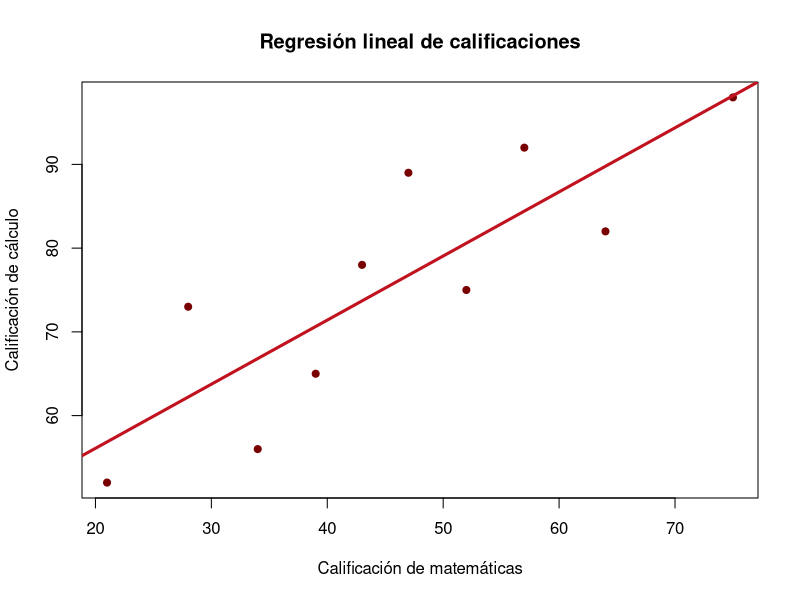
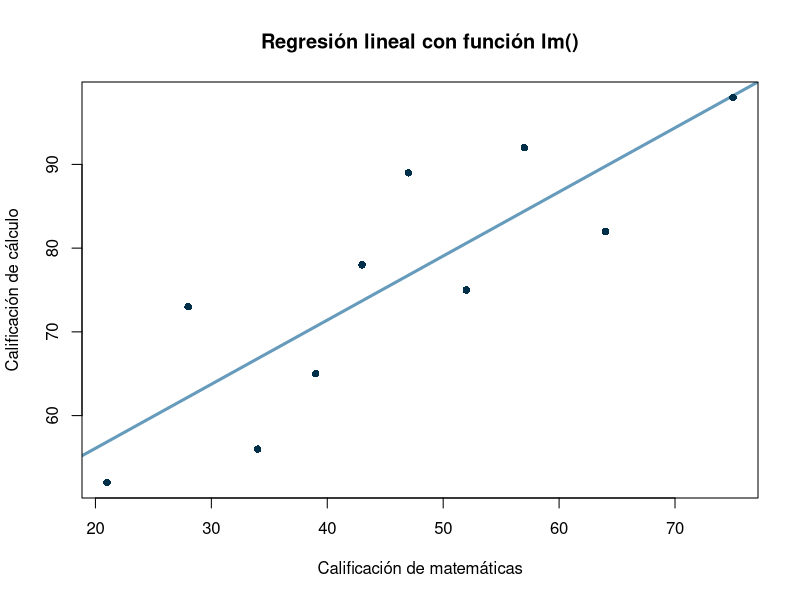
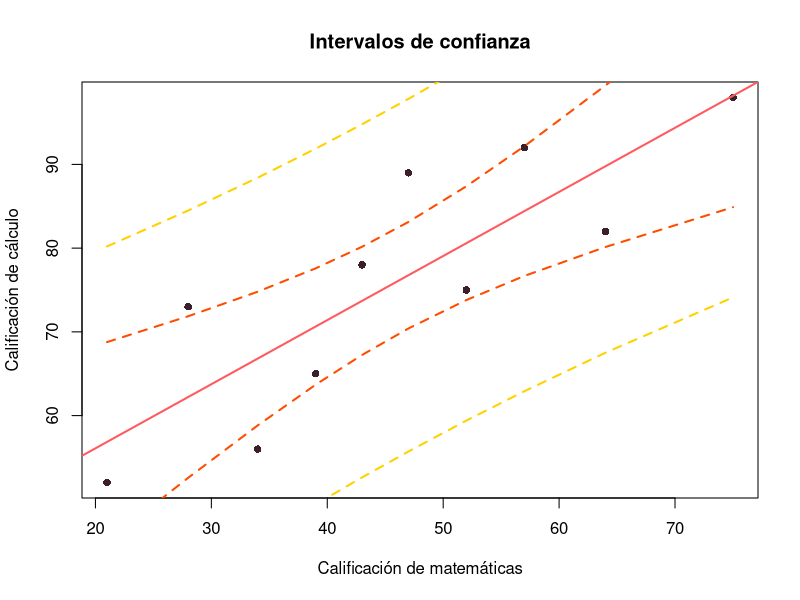
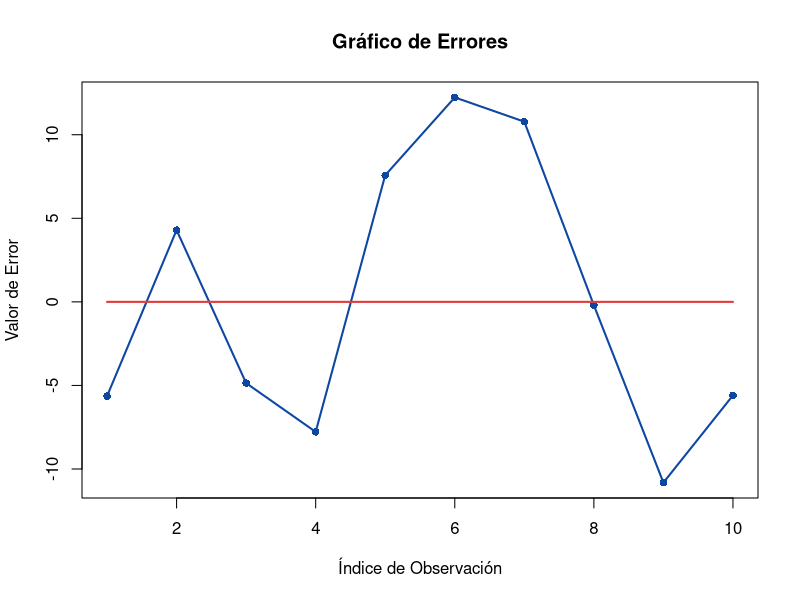
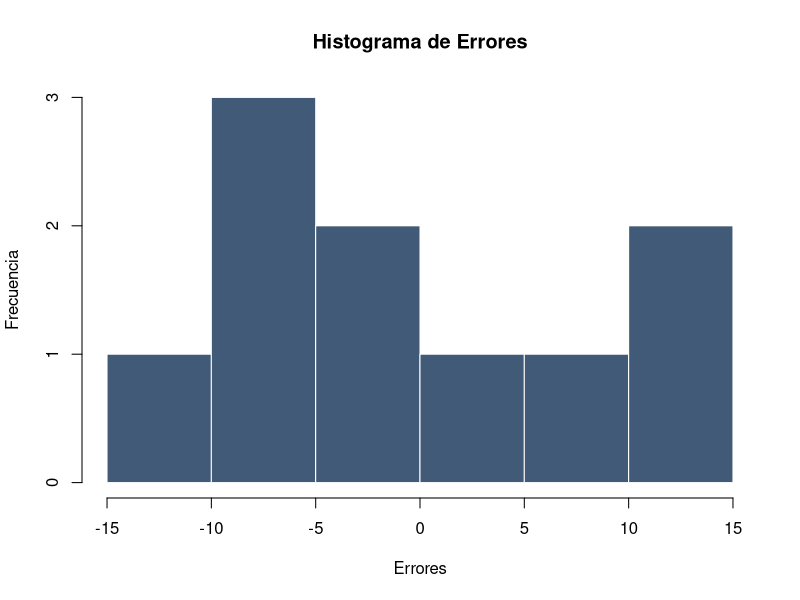
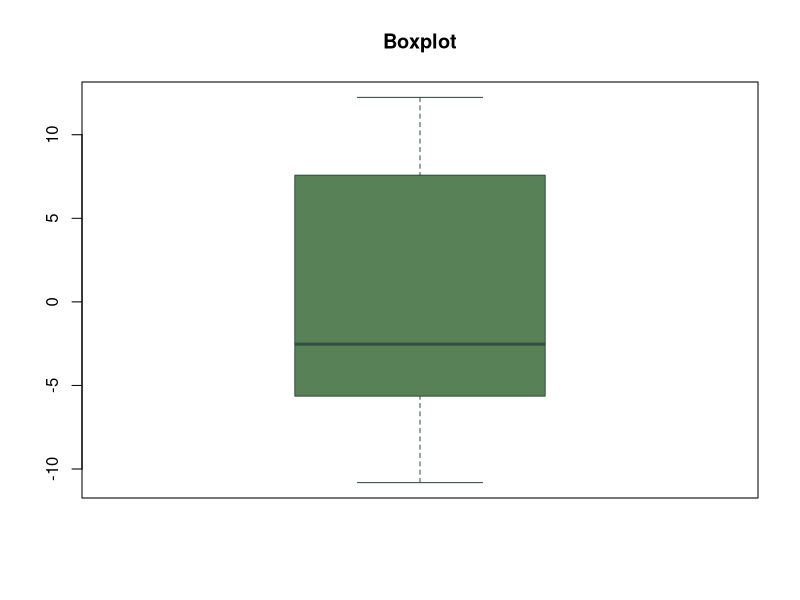
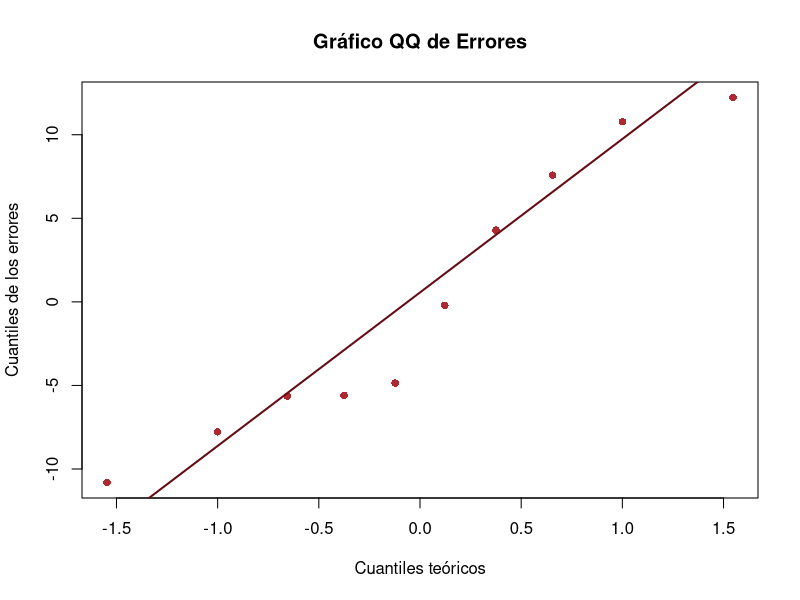

Write R code to recreate these figures, in order.
# Alt - pone flecha 
# Ctrl Shift C comenta lo seleccionado



######################
# Declarar variables #
######################

x <- c(39, 43,  21, 64, 57, 47, 28, 75, 34, 52) # Variable predictora
x

y <- c(65, 78,  52, 82, 92, 89, 73, 98, 56, 75) # Variable de predicción
y

# Número de elementos
n <- length(x) # Cuenta los elementos de x
n

# Promedio de x
xprom <- mean(x) 
xprom

# Promedio de y
yprom <- mean(y)
yprom


###############################################
# Estimadores de mínimos cuadrados de β0 y β1 #
###############################################

# Suma de los productos cruzados
SCxy <- sum(x * y)  -  n * xprom * yprom # Multiplicación de vectores
SCxy

# Suma de los cuadrados de la variable predictora
SCx  <- sum(x^2)  -  n * xprom^2     # Así cada entrada se eleva al cuadrado
SCx

# Suma de los cuadrados de la variable de respuesta
SCy  <- sum(y^2)  -  n * yprom^2
SCy

# Pendiente
β1 <- SCxy / SCx # β1 representa el coeficiente de la variable predictora en un modelo de regresión lineal

# Intersección 
β0 <- yprom  -  β1*xprom

recta <- β0  +  β1*x 

plot(x, y, col = "#780000", pch = 20, lwd = 3, 
     xlab = "Calificación de matemáticas", 
     ylab = "Calificación de cálculo",
     main = "Regresión lineal de calificaciones") 
    # plot(grafica lo del eje de las x, lo de las y, color, pch les cambia la forma, lwd que tan grueso es, 
    # alpha ϵ (0.1), xlab etiqueta x, ylab etiqueta y, main = "titulo")
    abline(b = β1, a = β0, lwd = 3, col = "#c1121f") # Hace la recta


    
####################################################
# Función lm: Ajusta un modelo de regresión lineal #
####################################################

plot(x, y, col = "#003049", pch = 16, lwd = 3,
     xlab = "Calificación de matemáticas", 
     ylab = "Calificación de cálculo",
     main = "Regresión lineal con función lm()",
     abline(lm(y ~ x), col = "#669bbc", lwd = 3))
            # lm(variable de respuesta ~ variable predictora)

model <- lm(y~x) # Crea un modelo de regresión lineal usando lm()
model

summary(model) 
aov(model) # Análisis de varianza



###################################
# Estimación de Sigma cuadrada σ^2#
###################################

# Sum of Squares of Errors
SSE <- SCy  -  β1 * SCxy
SSE

# Degrees of freedomm
df <- n - 2 # Como estamos estimando dos parámetros, son -2 df
df

# Varianza
Scuad <- SSE / df
Scuad # Varianza de los errores, o residual estandar al cuadrado, está en el summary

# Desviación estándar
S <- sqrt(Scuad)
S # S es la desviación estándar de los residuos del modelo



#############################
# Coefeiciente de variación #
#############################

# Coeficiente de variación
CV <- 100 * S / yprom
CV # Se espera que sea menor o igual a 10%



#######################
# Inferencia sobre β1 #
#######################

#H0: β1 = 0 vs H1: β1 ≠ 0

α <-  0.05 # Casi siempre queremos estimar este alpha

     # qt(probabilidad, grados de libertad, del lado izquierdo)
qti <- qt(α/2, df, lower.tai = TRUE) # quantil tstudent izquierdo
qti

qtd <- qt(α/2, df, lower.tai = FALSE)
qtd



###############################
# Prueba de hipotesis para β1 #
###############################

tc <- β1 / ( S / sqrt(SCx) )
tc # Valor estadístico de t
# El modelo no es independiente

pvalor <- 2 * pt( -abs(tc), df) # Se multiplica por 2 debido a que se está realizando una prueba de dos colas
# La función pt() calcula la probabilidad acumulada en la distribución
# pt(Abs es el valor absoluto( de tc ), sus df )
pvalor # Lo vamos a comparar con α



#####################
# Region de rechazo #
#####################

if(abs(tc) > qtd){
  cat("Rechazamos H0, β1 ≠ 0\n", β1, "≠ 0")
  }else{
  print("No existe evidencia para rechazar H0")
  }

if(pvalor < α){
  cat("Rechazamos H0, β1 ≠ 0\n", β1, "≠ 0")
}else{
  print("No existe evidencia para rechazar H0")
}



##################################
# Intervalo de confianza para β1 #
##################################

# Límite superior
limsup <- β1  +  qtd * S / sqrt(SCx)
limsup                 # Residual standar error

# Límite inferior
liminf <- β1  -  qtd * S / sqrt(SCx) 
liminf



##############################
# Coeficiente de correlación #
##############################

r <- SCxy / sqrt( SCx * SCy )
r

cor(x, y)

# En el summary esta al cuadrado
# 0-4 Baja, 4-6 Media, 6-10 Alta



################################
# Coeficiente de determinación #
################################

cor(x, y)^2

r2 = 1  -  SSE / SCy
r2

# Adjusted r cuadrada es el coeficiente de determinacion  

###########################
# Error estándar de yprom #
###########################

erroryprom <- S * sqrt( (1/n)  +  (x - xprom)^2 / SCx ) 
erroryprom



###################################
# Error estándar de la predicción #
###################################

errorpredic <- S * sqrt( 1  +  (1/n)  +  (x - xprom)^2 / SCx ) 
errorpredic



###########################
# Intervalos de confianza #
###########################


# Límite inferior error estándar del promedio de y
lieeyprom <- recta  -  qtd * erroryprom
lieeyprom

# Límite superior error estándar del promedio de y
lseeyprom <- recta  +  qtd * erroryprom
lseeyprom # Es una curva de promedio de errores


# Límite inferior del error estándar de la predicción
lieepredic <- recta  -  qtd * errorpredic
lieepredic

# Límite superior del error estándar de la predicción
lseepredic <- recta  +  qtd * errorpredic
lseepredic # Es el error de todos los puntos

plot(x, y, col = "#3b1f2b", lwd = 2, pch = 16,
     xlab = "Calificación de matemáticas", 
     ylab = "Calificación de cálculo",
     main = "Intervalos de confianza") # grafica los puntos
     abline (a = β0, b = β1, col = "#ff5a5f", lwd = 2) # graica la recta
     lines (x = sort(x),  y = sort(lieeyprom),  col="#ff4d00",  lty = 2, lwd = 2) # sort ordena de mas pequeño a mas grande
     lines (x = sort(x),  y = sort(lseeyprom),  col="#ff4d00",  lty = 2, lwd = 2)
     lines (x = sort(x),  y = sort(lieepredic),  col="#ffd100",  lty = 2, lwd = 2)
     lines (x = sort(x),  y = sort(lseepredic),  col="#ffd100",  lty = 2, lwd = 2)



##########################
# Analisis de residuales #
##########################

error <- y - recta # Para cada punto, estoy midiendo la distancia a la recta
error

plot(error, col="#0d47a1", type = "o",lwd = 2, pch = 16,
     xlab = "Índice de Observación",
     ylab = "Valor de Error",
     main = "Gráfico de Errores")
     lines(1:n, rep(0,n), col="#df3e3e", lwd = 2)# 1:n es una secuencia, empieza en 1, termina en n
# Los errores se distribuyen N(0, Sigma ^2 )
# Se espera que todos esten cercanos de 0 cuando se suman

mean(error) # El error es muy pequeño, eso es bueno
var(error)  # Si puedes "encerrar" los puntos entre dos rectas, puede ser que tenga varianza constante
# Si la recta que encierra a los puntos tiene pendiente, entonces no hay varianza constante

hist(error, col = "#415a77", border = "white",
     main = "Histograma de Errores", 
     xlab = "Errores", ylab = "Frecuencia")
# Se espera que sea normal
boxplot(error, main = "Boxplot", col = "#588157", medcol = "#344e41", border = "#344e41")

qqnorm(error, col = "#ad2831", lwd = 2, pch = 16,
       main = "Gráfico QQ de Errores", 
       xlab = "Cuantiles teóricos", 
       ylab = "Cuantiles de los errores") # Enseña los deciles
       qqline(error, col = "#640d14", lwd = 2) # La línea recta representa los cuantiles que tendria una normal estandar



########################
# Prueba de normalidad #
########################


# H0: los datos son normales  vs  H1: los datos NO son normales


# Shapiro #
normalidad_shapiro <- shapiro.test(error) # Para n ≤ 30
normalidad_shapiro
  if (normalidad_shapiro$p.value >= α) {
    cat("Como el pvalor ≥ α, no rechazamos H0(los datos son normales),
        y no hay evidencia que garantice que NO son normales\n",
        normalidad_shapiro$p.value, "≥", α) # A lo mejor los datos son normales
  } else {
    cat("Como el pvalor < α, rechazamos H0, los datos NO son normales\n", 
        normalidad_shapiro$p.value, "<", α)
  }


# Anderson-Darling #
# install.packages("nortest")
library(nortest)
normalidad_anderson <- ad.test(error) #siempre nos quedamos con el p-valor que sea más grande, para que sea más contuntente rechazar
normalidad_anderson
  if (normalidad_anderson$p.value >= α) {
    cat("Como el pvalor ≥ α, no rechazamos H0(los datos son normales),
          y no hay evidencia que garantice que NO son normales\n",
        normalidad_anderson$p.value, "≥", α) # A lo mejor los datos son normales
  } else {
    cat("Como el pvalor < α, rechazamos H0, los datos NO son normales\n", 
        normalidad_anderson$p.value, "<", α)
  }


# Lilline # 
normalidad_lilline <- lillie.test(error) # Para n ≥ 30
normalidad_lilline
  if (normalidad_lilline$p.value >= α) {
    cat("Como el pvalor ≥ α, no rechazamos H0(los datos son normales),
          y no hay evidencia que garantice que NO son normales\n",
        normalidad_lilline$p.value, "≥", α) # A lo mejor los datos son normales
  } else {
    cat("Como el pvalor < α, rechazamos H0, los datos NO son normales\n", 
        normalidad_lilline$p.value, "<", α)
  }


# Kolmogorov Smirnov #
normalidad_kolmogorov <- ks.test(error, "pnorm")
normalidad_kolmogorov
  if (normalidad_kolmogorov$p.value >= α) {
    cat("Como el pvalor ≥ α, no rechazamos H0(los datos son normales),
          y no hay evidencia que garantice que NO son normales\n",
        normalidad_kolmogorov$p.value, "≥", α) # A lo mejor los datos son normales
  } else {
    cat("Como el pvalor < α, rechazamos H0, los datos NO son normales\n", 
        normalidad_kolmogorov$p.value, "<", α)
  }


# Cramer #
normalidad_cramer <- cvm.test(error) # Para n ≤ 30
normalidad_cramer
  if (normalidad_cramer$p.value >= α) {
    cat("Como el pvalor ≥ α, no rechazamos H0(los datos son normales),
          y no hay evidencia que garantice que NO son normales\n",
        normalidad_cramer$p.value, "≥", α) # A lo mejor los datos son normales
  } else {
    cat("Como el pvalor < α, rechazamos H0, los datos NO son normales\n", 
        normalidad_cramer$p.value, "<", α)
  }



# Jarque-Bera #
# install.packages("tseries")
library(tseries)
normalidad_jarque.bera <- jarque.bera.test(error)
normalidad_jarque.bera
  if (normalidad_jarque.bera$p.value >= α) {
    cat("Como el pvalor ≥ α, no rechazamos H0(los datos son normales),
          y no hay evidencia que garantice que NO son normales\n",
        normalidad_jarque.bera$p.value, "≥", α) # A lo mejor los datos son normales
  } else {
    cat("Como el pvalor < α, rechazamos H0, los datos NO son normales\n", 
        normalidad_jarque.bera$p.value, "<", α)
  }



###########################
# Prueba de independencia #
###########################

tabla_contingencia <- table(x, y)

# Chi-cuadrado χ #
independencia_chi_cuadrada <- chisq.test(tabla_contingencia) 
independencia_chi_cuadrada

  if (independencia_chi_cuadrada$p.value < α) {
    cat("Las variables no son independientes pvalor < α\n",
        independencia_chi_cuadrada$p.value, "<", α)
  } else {
    cat(" pvalor > α, No hay evidencia para decir que no son independientes \n", 
        independencia_chi_cuadrada$p.value, ">", α)
  }


# Fisher #
independencia_fisher <- fisher.test(tabla_contingencia)
independencia_fisher
  
  if (independencia_fisher$p.value < α) {
    cat("Las variables no son independientes pvalor < α\n", 
        independencia_fisher$p.value, "<", α)
  } else {
    cat(" pvalor > α, No hay evidencia para decir que no son independientes \n", 
        independencia_fisher$p.value, ">", α)
  }



#########################
# Prueba de correlación #
#########################



# Pearson #
correlacion_pearson <- cor(x, y)
  
  if (abs(correlacion_pearson) >= 0.6) {
    mensaje <- "Hay una correlación fuerte,"
  } else if (abs(correlacion_pearson) <= 0.4) {
    mensaje <- "Hay una correlación baja,"
  } else {
    mensaje <- "Hay una correlación media,"
  }
  
  cat(mensaje, "coeficiente de correlación de Pearson:", correlacion_pearson)


# Spearman #
correlacion_spearman <- cor(x, y, method = "spearman")

  if (abs(correlacion_spearman) >= 0.6) {
    mensaje <- "Hay una correlación fuerte,"
  } else if (abs(correlacion_spearman) <= 0.4) {
    mensaje <- "Hay una correlación baja,"
  } else {
    mensaje <- "Hay una correlación media,"
  }
  
  cat(mensaje, "coeficiente de correlación de Spearman:", correlacion_spearman)
  
